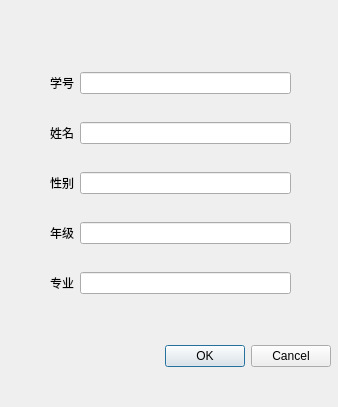
<?xml version="1.0" encoding="UTF-8"?>
<ui version="4.0">
 <class>queryDialog</class>
 <widget class="QDialog" name="queryDialog">
  <property name="geometry">
   <rect>
    <x>0</x>
    <y>0</y>
    <width>338</width>
    <height>407</height>
   </rect>
  </property>
  <property name="windowTitle">
   <string>Dialog</string>
  </property>
  <widget class="QDialogButtonBox" name="buttonBox">
   <property name="geometry">
    <rect>
     <x>40</x>
     <y>340</y>
     <width>291</width>
     <height>32</height>
    </rect>
   </property>
   <property name="autoFillBackground">
    <bool>false</bool>
   </property>
   <property name="orientation">
    <enum>Qt::Horizontal</enum>
   </property>
   <property name="standardButtons">
    <set>QDialogButtonBox::Cancel|QDialogButtonBox::Ok</set>
   </property>
  </widget>
  <widget class="QWidget" name="layoutWidget">
   <property name="geometry">
    <rect>
     <x>50</x>
     <y>50</y>
     <width>241</width>
     <height>271</height>
    </rect>
   </property>
   <layout class="QVBoxLayout" name="verticalLayout">
    <item>
     <layout class="QHBoxLayout" name="horizontalLayout_2">
      <item>
       <widget class="QLabel" name="label">
        <property name="text">
         <string>学号</string>
        </property>
       </widget>
      </item>
      <item>
       <widget class="QLineEdit" name="lineEdit_id"/>
      </item>
     </layout>
    </item>
    <item>
     <layout class="QHBoxLayout" name="horizontalLayout_3">
      <item>
       <widget class="QLabel" name="label_2">
        <property name="text">
         <string>姓名</string>
        </property>
       </widget>
      </item>
      <item>
       <widget class="QLineEdit" name="lineEdit_name"/>
      </item>
     </layout>
    </item>
    <item>
     <layout class="QHBoxLayout" name="horizontalLayout_4">
      <item>
       <widget class="QLabel" name="label_3">
        <property name="text">
         <string>性别</string>
        </property>
       </widget>
      </item>
      <item>
       <widget class="QLineEdit" name="lineEdit_gender"/>
      </item>
     </layout>
    </item>
    <item>
     <layout class="QHBoxLayout" name="horizontalLayout_5">
      <item>
       <widget class="QLabel" name="label_4">
        <property name="text">
         <string>年级</string>
        </property>
       </widget>
      </item>
      <item>
       <widget class="QLineEdit" name="lineEdit_grade"/>
      </item>
     </layout>
    </item>
    <item>
     <layout class="QHBoxLayout" name="horizontalLayout_6">
      <item>
       <widget class="QLabel" name="label_5">
        <property name="text">
         <string>专业</string>
        </property>
       </widget>
      </item>
      <item>
       <widget class="QLineEdit" name="lineEdit_major"/>
      </item>
     </layout>
    </item>
   </layout>
  </widget>
 </widget>
 <resources/>
 <connections>
  <connection>
   <sender>buttonBox</sender>
   <signal>accepted()</signal>
   <receiver>queryDialog</receiver>
   <slot>accept()</slot>
   <hints>
    <hint type="sourcelabel">
     <x>248</x>
     <y>254</y>
    </hint>
    <hint type="destinationlabel">
     <x>157</x>
     <y>274</y>
    </hint>
   </hints>
  </connection>
  <connection>
   <sender>buttonBox</sender>
   <signal>rejected()</signal>
   <receiver>queryDialog</receiver>
   <slot>reject()</slot>
   <hints>
    <hint type="sourcelabel">
     <x>316</x>
     <y>260</y>
    </hint>
    <hint type="destinationlabel">
     <x>286</x>
     <y>274</y>
    </hint>
   </hints>
  </connection>
 </connections>
</ui>
